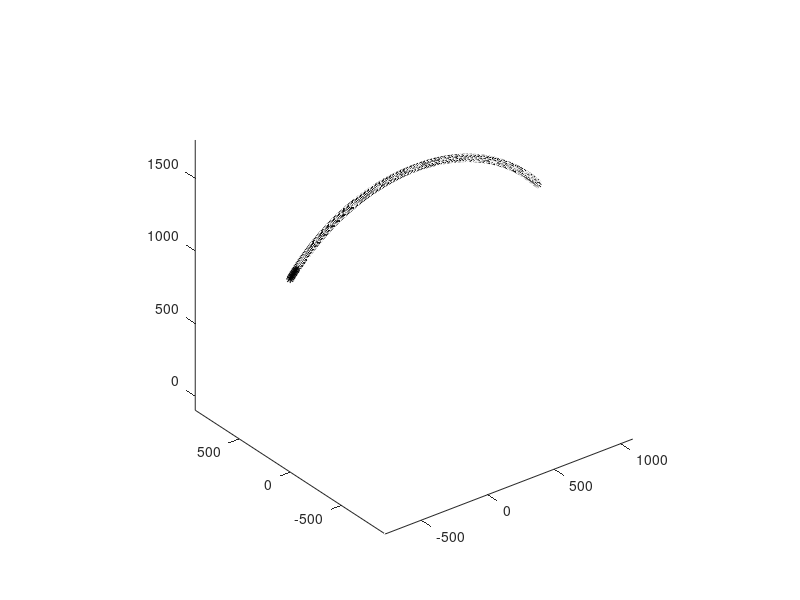

Write the MATLAB code that produced this figure.
pto_asse_J2=[160,0,453];
r=sqrt((590+200)^2+(723+200)^2);
val_J2=90+flip(linspace(-50,50,200));
for i=1:length(val_J2)
ptiJ2(i,:)=[pto_asse_J2(1)+r*cos(deg2rad(val_J2(i))),0,pto_asse_J2(3)+r*sin(deg2rad(val_J2(i)))];
plot3(ptiJ2(i,1),ptiJ2(i,2),ptiJ2(i,3),'*k')
hold  on
end
axis equal
hold on
plot3(0,0,0)
